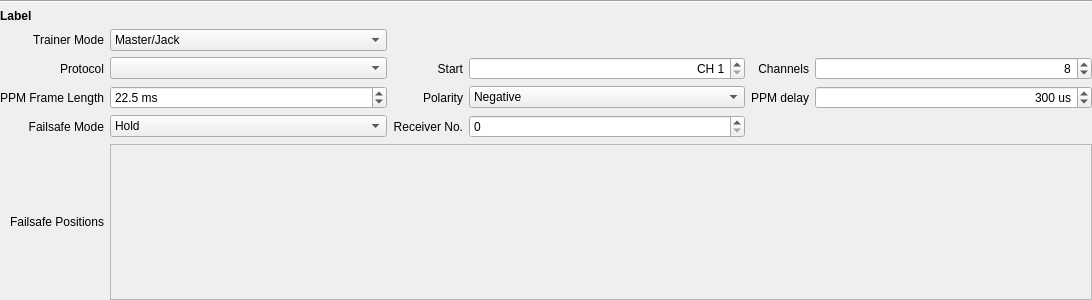
<?xml version="1.0" encoding="UTF-8"?>
<ui version="4.0">
 <class>Module</class>
 <widget class="QWidget" name="Module">
  <property name="geometry">
   <rect>
    <x>0</x>
    <y>0</y>
    <width>1092</width>
    <height>300</height>
   </rect>
  </property>
  <property name="windowTitle">
   <string/>
  </property>
  <layout class="QVBoxLayout" name="verticalLayout">
   <property name="spacing">
    <number>6</number>
   </property>
   <property name="margin">
    <number>0</number>
   </property>
   <item>
    <widget class="Line" name="line">
     <property name="orientation">
      <enum>Qt::Horizontal</enum>
     </property>
    </widget>
   </item>
   <item>
    <widget class="QLabel" name="label_module">
     <property name="sizePolicy">
      <sizepolicy hsizetype="Expanding" vsizetype="Fixed">
       <horstretch>0</horstretch>
       <verstretch>0</verstretch>
      </sizepolicy>
     </property>
     <property name="font">
      <font>
       <weight>75</weight>
       <bold>true</bold>
      </font>
     </property>
     <property name="text">
      <string notr="true">Label</string>
     </property>
    </widget>
   </item>
   <item>
    <layout class="QGridLayout" name="gridLayout" columnstretch="0,1,0,1,0,1">
     <item row="0" column="0">
      <widget class="QLabel" name="label_trainerMode">
       <property name="maximumSize">
        <size>
         <width>16777215</width>
         <height>16777215</height>
        </size>
       </property>
       <property name="text">
        <string>Trainer Mode</string>
       </property>
       <property name="alignment">
        <set>Qt::AlignRight|Qt::AlignTrailing|Qt::AlignVCenter</set>
       </property>
      </widget>
     </item>
     <item row="4" column="0">
      <widget class="QLabel" name="failsafesLayoutLabel">
       <property name="maximumSize">
        <size>
         <width>16777215</width>
         <height>16777215</height>
        </size>
       </property>
       <property name="text">
        <string>Failsafe Positions</string>
       </property>
       <property name="alignment">
        <set>Qt::AlignRight|Qt::AlignTrailing|Qt::AlignVCenter</set>
       </property>
      </widget>
     </item>
     <item row="1" column="0">
      <widget class="QLabel" name="label_protocol">
       <property name="maximumSize">
        <size>
         <width>16777215</width>
         <height>16777215</height>
        </size>
       </property>
       <property name="text">
        <string>Protocol</string>
       </property>
       <property name="alignment">
        <set>Qt::AlignRight|Qt::AlignTrailing|Qt::AlignVCenter</set>
       </property>
      </widget>
     </item>
     <item row="1" column="1">
      <widget class="QComboBox" name="protocol"/>
     </item>
     <item row="3" column="0">
      <widget class="QLabel" name="label_failsafeMode">
       <property name="maximumSize">
        <size>
         <width>16777215</width>
         <height>16777215</height>
        </size>
       </property>
       <property name="text">
        <string>Failsafe Mode</string>
       </property>
       <property name="alignment">
        <set>Qt::AlignRight|Qt::AlignTrailing|Qt::AlignVCenter</set>
       </property>
      </widget>
     </item>
     <item row="2" column="0">
      <widget class="QLabel" name="label_ppmFrameLength">
       <property name="maximumSize">
        <size>
         <width>16777215</width>
         <height>16777215</height>
        </size>
       </property>
       <property name="text">
        <string>PPM Frame Length</string>
       </property>
       <property name="alignment">
        <set>Qt::AlignRight|Qt::AlignTrailing|Qt::AlignVCenter</set>
       </property>
      </widget>
     </item>
     <item row="0" column="1">
      <widget class="QComboBox" name="trainerMode">
       <item>
        <property name="text">
         <string>Master/Jack</string>
        </property>
       </item>
       <item>
        <property name="text">
         <string>Slave/Jack</string>
        </property>
       </item>
       <item>
        <property name="text">
         <string>Master/SBUS Module</string>
        </property>
       </item>
       <item>
        <property name="text">
         <string>Master/CPPM Module</string>
        </property>
       </item>
       <item>
        <property name="text">
         <string>Master/SBUS in battery compartment</string>
        </property>
       </item>
      </widget>
     </item>
     <item row="2" column="1">
      <widget class="QDoubleSpinBox" name="ppmFrameLength">
       <property name="suffix">
        <string> ms</string>
       </property>
       <property name="decimals">
        <number>1</number>
       </property>
       <property name="minimum">
        <double>12.500000000000000</double>
       </property>
       <property name="maximum">
        <double>32.500000000000000</double>
       </property>
       <property name="singleStep">
        <double>0.500000000000000</double>
       </property>
       <property name="value">
        <double>22.500000000000000</double>
       </property>
      </widget>
     </item>
     <item row="3" column="1">
      <widget class="QComboBox" name="failsafeMode">
       <item>
        <property name="text">
         <string>Hold</string>
        </property>
       </item>
       <item>
        <property name="text">
         <string>Custom</string>
        </property>
       </item>
       <item>
        <property name="text">
         <string>No Pulses</string>
        </property>
       </item>
       <item>
        <property name="text">
         <string>Receiver</string>
        </property>
       </item>
      </widget>
     </item>
     <item row="1" column="2">
      <widget class="QLabel" name="label_channelsStart">
       <property name="maximumSize">
        <size>
         <width>16777215</width>
         <height>16777215</height>
        </size>
       </property>
       <property name="text">
        <string>Start</string>
       </property>
       <property name="alignment">
        <set>Qt::AlignRight|Qt::AlignTrailing|Qt::AlignVCenter</set>
       </property>
      </widget>
     </item>
     <item row="1" column="3">
      <widget class="QSpinBox" name="channelsStart">
       <property name="alignment">
        <set>Qt::AlignRight|Qt::AlignTrailing|Qt::AlignVCenter</set>
       </property>
       <property name="suffix">
        <string/>
       </property>
       <property name="prefix">
        <string>CH </string>
       </property>
       <property name="minimum">
        <number>1</number>
       </property>
       <property name="maximum">
        <number>32</number>
       </property>
       <property name="singleStep">
        <number>1</number>
       </property>
       <property name="value">
        <number>1</number>
       </property>
      </widget>
     </item>
     <item row="1" column="4">
      <widget class="QLabel" name="label_channelsCount">
       <property name="sizePolicy">
        <sizepolicy hsizetype="Preferred" vsizetype="Preferred">
         <horstretch>0</horstretch>
         <verstretch>0</verstretch>
        </sizepolicy>
       </property>
       <property name="maximumSize">
        <size>
         <width>16777215</width>
         <height>16777215</height>
        </size>
       </property>
       <property name="text">
        <string>Channels</string>
       </property>
       <property name="alignment">
        <set>Qt::AlignRight|Qt::AlignTrailing|Qt::AlignVCenter</set>
       </property>
      </widget>
     </item>
     <item row="1" column="5">
      <widget class="QSpinBox" name="channelsCount">
       <property name="alignment">
        <set>Qt::AlignRight|Qt::AlignTrailing|Qt::AlignVCenter</set>
       </property>
       <property name="suffix">
        <string/>
       </property>
       <property name="minimum">
        <number>1</number>
       </property>
       <property name="maximum">
        <number>16</number>
       </property>
       <property name="singleStep">
        <number>2</number>
       </property>
       <property name="value">
        <number>8</number>
       </property>
      </widget>
     </item>
     <item row="2" column="2">
      <widget class="QLabel" name="label_ppmPolarity">
       <property name="maximumSize">
        <size>
         <width>16777215</width>
         <height>16777215</height>
        </size>
       </property>
       <property name="text">
        <string>Polarity</string>
       </property>
       <property name="alignment">
        <set>Qt::AlignRight|Qt::AlignTrailing|Qt::AlignVCenter</set>
       </property>
      </widget>
     </item>
     <item row="2" column="3">
      <widget class="QComboBox" name="ppmPolarity">
       <item>
        <property name="text">
         <string>Negative</string>
        </property>
       </item>
       <item>
        <property name="text">
         <string>Positive</string>
        </property>
       </item>
      </widget>
     </item>
     <item row="2" column="4">
      <widget class="QLabel" name="label_ppmDelay">
       <property name="maximumSize">
        <size>
         <width>16777215</width>
         <height>16777215</height>
        </size>
       </property>
       <property name="text">
        <string>PPM delay</string>
       </property>
       <property name="alignment">
        <set>Qt::AlignRight|Qt::AlignTrailing|Qt::AlignVCenter</set>
       </property>
      </widget>
     </item>
     <item row="2" column="5">
      <widget class="QSpinBox" name="ppmDelay">
       <property name="alignment">
        <set>Qt::AlignRight|Qt::AlignTrailing|Qt::AlignVCenter</set>
       </property>
       <property name="suffix">
        <string> us</string>
       </property>
       <property name="minimum">
        <number>100</number>
       </property>
       <property name="maximum">
        <number>800</number>
       </property>
       <property name="singleStep">
        <number>50</number>
       </property>
       <property name="value">
        <number>300</number>
       </property>
      </widget>
     </item>
     <item row="3" column="2">
      <widget class="QLabel" name="label_rxNumber">
       <property name="maximumSize">
        <size>
         <width>16777215</width>
         <height>16777215</height>
        </size>
       </property>
       <property name="text">
        <string>Receiver No.</string>
       </property>
       <property name="alignment">
        <set>Qt::AlignRight|Qt::AlignTrailing|Qt::AlignVCenter</set>
       </property>
      </widget>
     </item>
     <item row="3" column="3">
      <widget class="QSpinBox" name="rxNumber">
       <property name="suffix">
        <string/>
       </property>
       <property name="minimum">
        <number>0</number>
       </property>
       <property name="maximum">
        <number>63</number>
       </property>
       <property name="singleStep">
        <number>1</number>
       </property>
       <property name="value">
        <number>0</number>
       </property>
      </widget>
     </item>
     <item row="4" column="1" colspan="5">
      <widget class="QFrame" name="failsafesFrame">
       <property name="frameShape">
        <enum>QFrame::StyledPanel</enum>
       </property>
       <property name="frameShadow">
        <enum>QFrame::Sunken</enum>
       </property>
       <layout class="QVBoxLayout" name="verticalLayout_2">
        <item>
         <layout class="QGridLayout" name="failsafesLayout"/>
        </item>
       </layout>
      </widget>
     </item>
    </layout>
   </item>
  </layout>
 </widget>
 <tabstops>
  <tabstop>trainerMode</tabstop>
  <tabstop>protocol</tabstop>
  <tabstop>channelsStart</tabstop>
  <tabstop>channelsCount</tabstop>
  <tabstop>ppmFrameLength</tabstop>
  <tabstop>ppmPolarity</tabstop>
  <tabstop>ppmDelay</tabstop>
  <tabstop>failsafeMode</tabstop>
  <tabstop>rxNumber</tabstop>
 </tabstops>
 <resources/>
 <connections/>
</ui>
